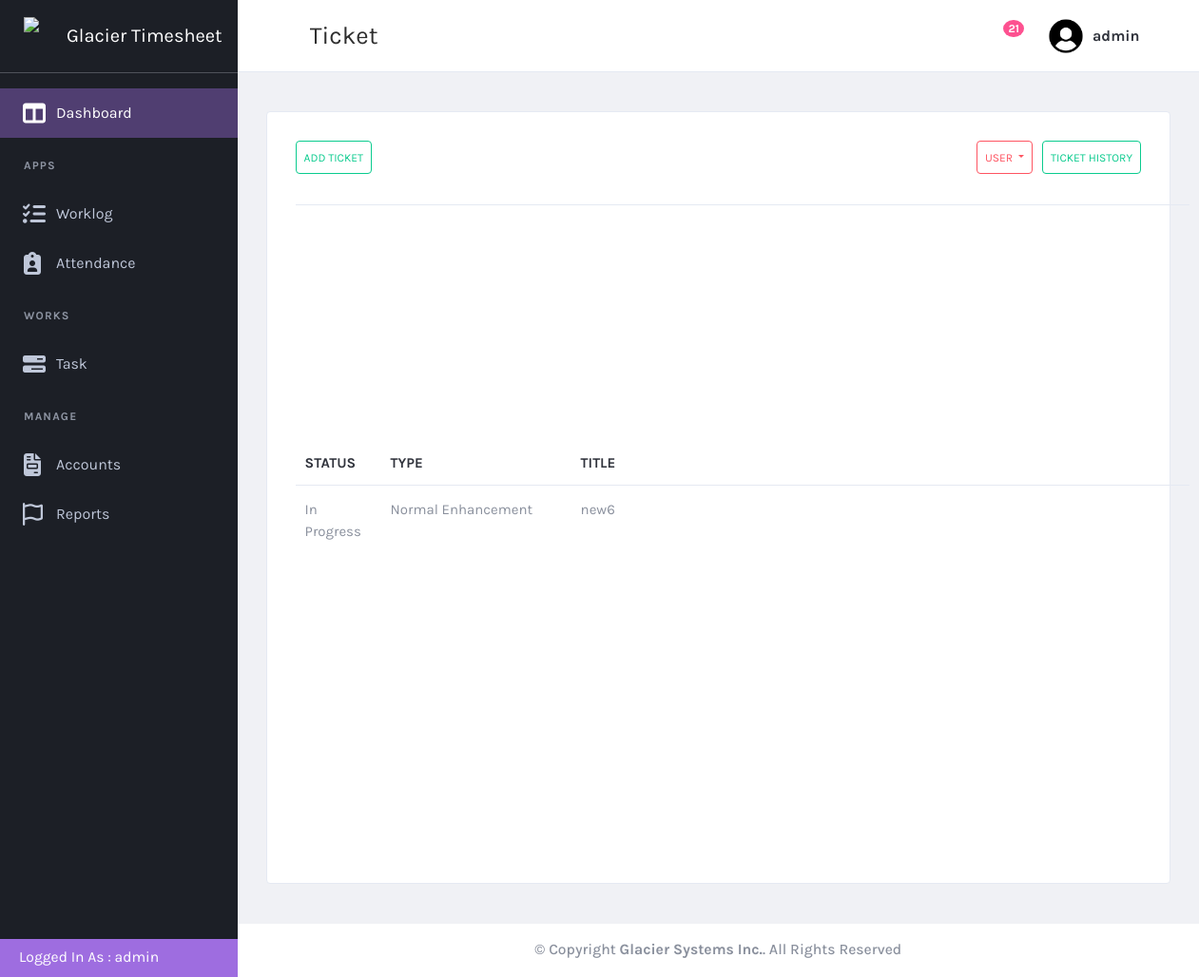
Page /task/task/ (signed in) on the committed database.
### task/models.py (models this page shows, shortened)
class ticket(models.Model):
    ticket_id = models.CharField(max_length = 200, null = False)
    ticket_title = models.CharField(max_length=200, null=False)
    customer = models.ForeignKey(customer, on_delete=models.CASCADE, null=True)
    ticket_type = models.ForeignKey(ticket_type, on_delete=models.CASCADE, null=True)
    date_opened = models.DateField(null=True)
    priority = models.ForeignKey(priority_type, on_delete=models.CASCADE, null = True)
    assigned_to = models.ManyToManyField(User, related_name="assigned_tickets")  # Allow multiple users
    last_updated = models.DateTimeField(null=True)
    last_updated_by = models.ForeignKey(User, on_delete=models.CASCADE, null = True, related_name="last_updated_by")
    state = models.ForeignKey(state, on_delete=models.CASCADE, null=True)
    short_description = models.CharField(max_length=200, null=True)
    closed_date = models.DateField(null=True)
    solution = models.TextField(max_length=500, default="", null = True)

class state(models.Model):
   state_name = models.CharField(max_length=100, null = True)
   def __str__(self):
    return f"{self.state_name}"

class ticket_type(models.Model):
  name = models.CharField(max_length=100, null = True)
  def __str__(self):
    return f"{self.name}"

### task/views.py (the view)
# urls.py: path('task/',views.task, name='task'),
@login_required
def task(request):
    customers = customer.objects.all()
    users = User.objects.all()
    tickettype = ticket_type.objects.all()
    priority = priority_type.objects.all()
    statelist = state.objects.all()
    tickets = ticket.objects.all()
    if not request.user.is_staff:
        tickets = tickets.filter(assigned_to=request.user)
    return render(request, 'task.html', {
        'ticketlist':tickets,
        'users':users,
        'customers': customers,
        'tickettype': tickettype,
        'priority': priority,
        'state': statelist
        })

### customer/models.py (called while the page is built)
  def __str__(self):
    return self.name

### task/templates/task.html (shortened to what this page needs)
{% extends "base.html" %}
{% load static %}
{% block page-title %}Ticket{% endblock page-title %}
{% block content %}
    <div class="content-wrapper">
        <div class="content">
            <div class="card card-default">
                <div class="card-header">
                    <button type="button" class="btn btn-outline-success small-btn" data-toggle="modal" data-target="#exampleModalForm" {% if not request.user.is_staff %}hidden{% endif %}>
                        Add Ticket
                    </button>
                    <div class="d-flex justify-content-end " style="gap: 10px;">
                        <div class="btn-group " role="group" aria-label="Basic example" {% if not request.user.is_staff %}hidden{% endif %}>
                            <button type="button" class="btn btn-outline-danger dropdown-toggle small-btn " id="userbtnGroupDrop" data-toggle="dropdown" aria-haspopup="true" aria-expanded="false">
                                {% if selected_user %}
                                    {{ selected_user.username }}
                                {% else %}
                                    User
                                {% endif %}
                            </button>
                        </div>
                        <a href = "{% url 'taskhistory' %}" class="btn btn-outline-success small-btn d-flex justify-content-center align-items-center text-center" >
                            Ticket History
                        </a>
                    </div>
                </div>
                <div class="card-body">
                    <table id="productsTable" class="table table-hover table-product" style="width:100%">
                      <thead>
                        <tr class="column">
                            <th class = "state-column">Status&nbsp&nbsp</th>
                            <th class = "type-column">Type&nbsp&nbsp</th>
                            <th class="title-column">Title&nbsp&nbsp</th>
                        </tr>
                      </thead>
                      <tbody>
                        {% for i in ticketlist %}
                            {% if i.state.state_name != "Completed" %}
                            <tr onclick="window.location='{% url 'taskdetails' i.id%}'">
                                    <td>{{i.state}}</td>
                                    <td>{{i.ticket_type}}</td>
                                    <td>{{i.ticket_title}}</td>
                                </tr>
                            {% endif %}
                        {% endfor %}
                      </tbody>
                    </table>
                </div>
            </div>
        </div>
    </div>
{% endblock  %}

### templates/base.html (shortened to what this page needs)
{% load static %}
<!DOCTYPE html>
<html lang="en" dir="ltr">
  <head>
    <link href="{% static 'plugins/material/css/materialdesignicons.min.css' %}" rel="stylesheet" />
    <link href="{% static 'plugins/simplebar/simplebar.css' %}" rel="stylesheet" />
    <link href="{% static 'plugins/nprogress/nprogress.css' %}" rel="stylesheet" />
    <link href="{% static 'plugins/DataTables/DataTables-1.10.18/css/jquery.dataTables.min.css' %}" rel="stylesheet" />
    <link href="{% static 'plugins/jvectormap/jquery-jvectormap-2.0.3.css' %}" rel="stylesheet" />
    <link href="{% static 'plugins/daterangepicker/daterangepicker.css' %}" rel="stylesheet" />
    <link href="https://cdn.quilljs.com/1.3.6/quill.snow.css" rel="stylesheet">
    <link href="{% static 'plugins/toaster/toastr.min.css' %}" rel="stylesheet" />
    <link href="{% static 'plugins/prism/prism.css' %}" rel="stylesheet" />
    <link href="{% static 'plugins/select2/css/select2.min.css' %}" rel="stylesheet" />
    <link id="main-css-href" rel="stylesheet" href="{% static 'css/style.css' %}" />
  </head>
  <body class="navbar-fixed sidebar-fixed" id="body">
    <div class="wrapper">
      <aside class="left-sidebar sidebar-dark" id="left-sidebar">
        <div id="sidebar" class="sidebar sidebar-with-footer">
          <div class="app-brand">
            <a href="{% url 'dashboard' %}">
              <img src="{% static 'images/glacierlogo.png' %}" alt="Mono" height = 40px width = 40px >
              <span class="brand-name">Glacier Timesheet</span>
            </a>
          </div>
          <div class="sidebar-left" data-simplebar style="height: 100%;">
            <ul class="nav sidebar-inner" id="sidebar-menu">
                <li
                  class="active"
                  >
                  <a class="sidenav-item-link" href="{% url 'dashboard' %}">
                    <i class="fa-solid fa-table-columns"></i>
                    <span class="nav-text">Dashboard</span>
                  </a>
                </li>
                <li class="section-title">
                  Apps
                </li>
                <li
                  >
                  <a class="sidenav-item-link" href="#">
                    <i class="fa-solid fa-list-check"></i>
                    <span class="nav-text">Worklog</span>
                  </a>
                </li>
                <li  class="has-sub" >
                  <a class="sidenav-item-link" href="javascript:void(0)" data-toggle="collapse" data-target="#attendance"
                    aria-expanded="false" aria-controls="email">
                    <i class="fa-solid fa-clipboard-user"></i>
                    <span class="nav-text">Attendance</span> <b class="caret"></b>
                  </a>
                </li>
                <li class="section-title">
                  Works
                </li>
                <li  class="has-sub" >
                  <a class="sidenav-item-link" href="javascript:void(0)" data-toggle="collapse" data-target="#task"
                    aria-expanded="false" aria-controls="email">
                    <i class="fa-solid fa-bars-progress"></i>
                    <span class="nav-text">Task</span> <b class="caret"></b>
                  </a>
                </li>
                <li class="section-title">
                  Manage
                </li>
                <li  class="has-sub" >
                  <a class="sidenav-item-link" href="javascript:void(0)" data-toggle="collapse" data-target="#accounts"
                    aria-expanded="false" aria-controls="email">
                    <i class="fa-solid fa-file-invoice"></i>
                    <span class="nav-text">Accounts</span> <b class="caret"></b>
                  </a>
                </li>
                <li  class="has-sub" >
                  <a class="sidenav-item-link" href="javascript:void(0)" data-toggle="collapse" data-target="#reports"
                    aria-expanded="false" aria-controls="email">
                    <i class="fa-regular fa-flag"></i>
                    <span class="nav-text">Reports</span> <b class="caret"></b>
                  </a>
                </li>
              </ul>
          </div>
            <div class="sidebar-footer  " >
              <div class="sidebar-footer-content d-flex align-items-center p-4" style="height: 40px; ">
                  <p style="color:white;">Logged In As : {{user.username}}</P>
              </div>
            </div>
        </div>
      </aside>
      <div class="page-wrapper">
        <header class="main-header" id="header">
          <nav class="navbar navbar-expand-lg navbar-light" id="navbar">
            <button id="sidebar-toggler" class="sidebar-toggle">
            </button>
            <span class="page-title">{% block page-title %}Dashboard{% endblock page-title %}</span>
            <div class="navbar-right ">
              <ul class="nav navbar-nav">
                <li class="custom-dropdown">
                  <button class="notify-toggler custom-dropdown-toggler">
                    <span class="badge badge-xs rounded-circle">21</span>
                  </button>
                </li>
                <li class="dropdown user-menu">
                  <button class="dropdown-toggle nav-link" data-toggle="dropdown">
                    <img src="{% static 'images/usericon.png' %}" class="user-image rounded-circle" alt="User Image" />
                    <span class="d-none d-lg-inline-block">{{user.username}}</span>
                  </button>
                </li>
              </ul>
            </div>
          </nav>
        </header>
        {% block content %}
        {% endblock %}
        <footer class="footer mt-auto">
          <div class="copyright bg-white d-flex align-items-center justify-content-center">
            <p>
              &copy; Copyright <strong><span>Glacier Systems Inc.</span></strong>. All Rights Reserved
            </p>
          </div>
        </footer>
      </div>
    </div>
  </body>
</html>

### rows in the picture
ticket: state "In Progress", ticket_type "Normal Enhancement", ticket_title "new6"

### other values in the picture
{{ user.username }} "admin"
